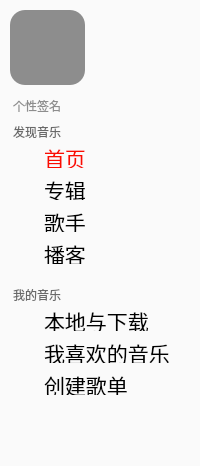
       <widget class="QFrame" name="frame_3">
        <property name="minimumSize">
         <size>
          <width>200</width>
          <height>0</height>
         </size>
        </property>
        <property name="styleSheet">
         <string notr="true">background-color:rgb(250,250,250);border-radius:10;</string>
        </property>
        <property name="frameShape">
         <enum>QFrame::StyledPanel</enum>
        </property>
        <property name="frameShadow">
         <enum>QFrame::Raised</enum>
        </property>
        <layout class="QVBoxLayout" name="verticalLayout_2">
         <property name="leftMargin">
          <number>0</number>
         </property>
         <property name="topMargin">
          <number>0</number>
         </property>
         <property name="rightMargin">
          <number>0</number>
         </property>
         <property name="bottomMargin">
          <number>0</number>
         </property>
         <item>
          <layout class="QVBoxLayout" name="verticalLayout_6">
           <item>
            <widget class="QLabel" name="label">
             <property name="minimumSize">
              <size>
               <width>90</width>
               <height>90</height>
              </size>
             </property>
             <property name="maximumSize">
              <size>
               <width>90</width>
               <height>90</height>
              </size>
             </property>
             <property name="styleSheet">
              <string notr="true">border-radius:15;
background-color: rgb(141,141,141);
margin:10 5 5 10;</string>
             </property>
             <property name="text">
              <string/>
             </property>
             <property name="margin">
              <number>0</number>
             </property>
            </widget>
           </item>
           <item>
            <widget class="QLabel" name="label_2">
             <property name="minimumSize">
              <size>
               <width>200</width>
               <height>20</height>
              </size>
             </property>
             <property name="maximumSize">
              <size>
               <width>200</width>
               <height>20</height>
              </size>
             </property>
             <property name="styleSheet">
              <string notr="true">margin-left:10;
color:rgb(141,141,141);</string>
             </property>
             <property name="text">
              <string>个性签名</string>
             </property>
            </widget>
           </item>
          </layout>
         </item>
         <item>
          <layout class="QHBoxLayout" name="horizontalLayout_22">
           <item>
            <widget class="QLabel" name="label_26">
             <property name="minimumSize">
              <size>
               <width>200</width>
               <height>20</height>
              </size>
             </property>
             <property name="maximumSize">
              <size>
               <width>200</width>
               <height>20</height>
              </size>
             </property>
             <property name="styleSheet">
              <string notr="true">margin-left:10;
color:rgb(105,105,105);</string>
             </property>
             <property name="text">
              <string>发现音乐</string>
             </property>
            </widget>
           </item>
          </layout>
         </item>
         <item>
          <layout class="QVBoxLayout" name="verticalLayout_12">
           <item>
            <layout class="QHBoxLayout" name="horizontalLayout_15">
             <item>
              <widget class="QLabel" name="label_5">
               <property name="minimumSize">
                <size>
                 <width>30</width>
                 <height>20</height>
                </size>
               </property>
               <property name="maximumSize">
                <size>
                 <width>30</width>
                 <height>20</height>
                </size>
               </property>
               <property name="styleSheet">
                <string notr="true">margin-left:10;
image: url(:/icon/res/home-2.png);
</string>
               </property>
               <property name="text">
                <string/>
               </property>
              </widget>
             </item>
             <item>
              <widget class="QLabel" name="label_4">
               <property name="minimumSize">
                <size>
                 <width>150</width>
                 <height>20</height>
                </size>
               </property>
               <property name="maximumSize">
                <size>
                 <width>150</width>
                 <height>20</height>
                </size>
               </property>
               <property name="font">
                <font>
                 <pointsize>16</pointsize>
                </font>
               </property>
               <property name="styleSheet">
                <string notr="true">
color:rgb(250,13,1);</string>
               </property>
               <property name="text">
                <string>首页</string>
               </property>
              </widget>
             </item>
            </layout>
           </item>
           <item>
            <spacer name="verticalSpacer_3">
             <property name="orientation">
              <enum>Qt::Vertical</enum>
             </property>
             <property name="sizeType">
              <enum>QSizePolicy::Fixed</enum>
             </property>
             <property name="sizeHint" stdset="0">
              <size>
               <width>20</width>
               <height>6</height>
              </size>
             </property>
            </spacer>
           </item>
           <item>
            <layout class="QHBoxLayout" name="horizontalLayout_10">
             <item>
              <widget class="QLabel" name="label_7">
               <property name="minimumSize">
                <size>
                 <width>30</width>
                 <height>20</height>
                </size>
               </property>
               <property name="maximumSize">
                <size>
                 <width>30</width>
                 <height>20</height>
                </size>
               </property>
               <property name="styleSheet">
                <string notr="true">margin-left:10;
image: url(:/icon/res/explain.png);
</string>
               </property>
               <property name="text">
                <string/>
               </property>
              </widget>
             </item>
             <item>
              <widget class="QLabel" name="label_6">
               <property name="minimumSize">
                <size>
                 <width>150</width>
                 <height>20</height>
                </size>
               </property>
               <property name="maximumSize">
                <size>
                 <width>150</width>
                 <height>20</height>
                </size>
               </property>
               <property name="font">
                <font>
                 <pointsize>16</pointsize>
                </font>
               </property>
               <property name="styleSheet">
                <string notr="true">color:black;</string>
               </property>
               <property name="text">
                <string>专辑</string>
               </property>
              </widget>
             </item>
            </layout>
           </item>
           <item>
            <spacer name="verticalSpacer_4">
             <property name="orientation">
              <enum>Qt::Vertical</enum>
             </property>
             <property name="sizeType">
              <enum>QSizePolicy::Fixed</enum>
             </property>
             <property name="sizeHint" stdset="0">
              <size>
               <width>6</width>
               <height>6</height>
              </size>
             </property>
            </spacer>
           </item>
           <item>
            <layout class="QHBoxLayout" name="horizontalLayout_9">
             <item>
              <widget class="QLabel" name="label_16">
               <property name="minimumSize">
                <size>
                 <width>30</width>
                 <height>20</height>
                </size>
               </property>
               <property name="maximumSize">
                <size>
                 <width>30</width>
                 <height>20</height>
                </size>
               </property>
               <property name="styleSheet">
                <string notr="true">margin-left:10;
image: url(:/icon/res/user.png);
</string>
               </property>
               <property name="text">
                <string/>
               </property>
              </widget>
             </item>
             <item>
              <widget class="QLabel" name="label_15">
               <property name="minimumSize">
                <size>
                 <width>150</width>
                 <height>20</height>
                </size>
               </property>
               <property name="maximumSize">
                <size>
                 <width>150</width>
                 <height>20</height>
                </size>
               </property>
               <property name="font">
                <font>
                 <pointsize>16</pointsize>
                </font>
               </property>
               <property name="styleSheet">
                <string notr="true">color:black;</string>
               </property>
               <property name="text">
                <string>歌手</string>
               </property>
              </widget>
             </item>
            </layout>
           </item>
           <item>
            <spacer name="verticalSpacer_5">
             <property name="orientation">
              <enum>Qt::Vertical</enum>
             </property>
             <property name="sizeType">
              <enum>QSizePolicy::Fixed</enum>
             </property>
             <property name="sizeHint" stdset="0">
              <size>
               <width>20</width>
               <height>6</height>
              </size>
             </property>
            </spacer>
           </item>
           <item>
            <layout class="QHBoxLayout" name="horizontalLayout_19">
             <item>
              <widget class="QLabel" name="label_18">
               <property name="minimumSize">
                <size>
                 <width>30</width>
                 <height>20</height>
                </size>
               </property>
               <property name="maximumSize">
                <size>
                 <width>30</width>
                 <height>20</height>
                </size>
               </property>
               <property name="styleSheet">
                <string notr="true">margin-left:10;
image: url(:/icon/res/mic.png);</string>
               </property>
               <property name="text">
                <string/>
               </property>
              </widget>
             </item>
             <item>
              <widget class="QLabel" name="label_17">
               <property name="minimumSize">
                <size>
                 <width>150</width>
                 <height>20</height>
                </size>
               </property>
               <property name="maximumSize">
                <size>
                 <width>150</width>
                 <height>20</height>
                </size>
               </property>
               <property name="font">
                <font>
                 <pointsize>16</pointsize>
                </font>
               </property>
               <property name="styleSheet">
                <string notr="true">color:black;</string>
               </property>
               <property name="text">
                <string>播客</string>
               </property>
              </widget>
             </item>
            </layout>
           </item>
           <item>
            <spacer name="verticalSpacer_2">
             <property name="orientation">
              <enum>Qt::Vertical</enum>
             </property>
             <property name="sizeType">
              <enum>QSizePolicy::Fixed</enum>
             </property>
             <property name="sizeHint" stdset="0">
              <size>
               <width>20</width>
               <height>15</height>
              </size>
             </property>
            </spacer>
           </item>
           <item>
            <layout class="QHBoxLayout" name="horizontalLayout_6">
             <item>
              <widget class="QLabel" name="label_25">
               <property name="minimumSize">
                <size>
                 <width>200</width>
                 <height>20</height>
                </size>
               </property>
               <property name="maximumSize">
                <size>
                 <width>200</width>
                 <height>20</height>
                </size>
               </property>
               <property name="styleSheet">
                <string notr="true">margin-left:10;
color:rgb(105,105,105);</string>
               </property>
               <property name="text">
                <string>我的音乐</string>
               </property>
              </widget>
             </item>
            </layout>
           </item>
           <item>
            <layout class="QHBoxLayout" name="horizontalLayout_18">
             <item>
              <widget class="QLabel" name="label_20">
               <property name="sizePolicy">
                <sizepolicy hsizetype="Preferred" vsizetype="Preferred">
                 <horstretch>0</horstretch>
                 <verstretch>0</verstretch>
                </sizepolicy>
               </property>
               <property name="minimumSize">
                <size>
                 <width>30</width>
                 <height>20</height>
                </size>
               </property>
               <property name="maximumSize">
                <size>
                 <width>30</width>
                 <height>20</height>
                </size>
               </property>
               <property name="styleSheet">
                <string notr="true">margin-left:10;
image: url(:/icon/res/download.png);</string>
               </property>
               <property name="text">
                <string/>
               </property>
              </widget>
             </item>
             <item>
              <widget class="QLabel" name="label_19">
               <property name="minimumSize">
                <size>
                 <width>150</width>
                 <height>20</height>
                </size>
               </property>
               <property name="maximumSize">
                <size>
                 <width>150</width>
                 <height>20</height>
                </size>
               </property>
               <property name="font">
                <font>
                 <pointsize>16</pointsize>
                </font>
               </property>
               <property name="styleSheet">
                <string notr="true">color:black;</string>
               </property>
               <property name="text">
                <string>本地与下载</string>
               </property>
              </widget>
             </item>
            </layout>
           </item>
           <item>
            <spacer name="verticalSpacer_6">
             <property name="orientation">
              <enum>Qt::Vertical</enum>
             </property>
             <property name="sizeType">
              <enum>QSizePolicy::Fixed</enum>
             </property>
             <property name="sizeHint" stdset="0">
              <size>
               <width>20</width>
               <height>6</height>
              </size>
             </property>
            </spacer>
           </item>
           <item>
            <layout class="QHBoxLayout" name="horizontalLayout_17">
             <item>
              <widget class="QLabel" name="label_21">
               <property name="minimumSize">
                <size>
                 <width>30</width>
                 <height>20</height>
                </size>
               </property>
               <property name="maximumSize">
                <size>
                 <width>30</width>
                 <height>20</height>
                </size>
               </property>
               <property name="styleSheet">
                <string notr="true">margin-left:10;
image: url(:/icon/res/fabulous.png);</string>
               </property>
               <property name="text">
                <string/>
               </property>
              </widget>
             </item>
             <item>
              <widget class="QLabel" name="label_3">
               <property name="minimumSize">
                <size>
                 <width>150</width>
                 <height>20</height>
                </size>
               </property>
               <property name="maximumSize">
                <size>
                 <width>150</width>
                 <height>20</height>
                </size>
               </property>
               <property name="font">
                <font>
                 <pointsize>16</pointsize>
                </font>
               </property>
               <property name="styleSheet">
                <string notr="true">color:black;</string>
               </property>
               <property name="text">
                <string>我喜欢的音乐</string>
               </property>
              </widget>
             </item>
            </layout>
           </item>
           <item>
            <spacer name="verticalSpacer_7">
             <property name="orientation">
              <enum>Qt::Vertical</enum>
             </property>
             <property name="sizeType">
              <enum>QSizePolicy::Fixed</enum>
             </property>
             <property name="sizeHint" stdset="0">
              <size>
               <width>20</width>
               <height>6</height>
              </size>
             </property>
            </spacer>
           </item>
           <item>
            <layout class="QHBoxLayout" name="horizontalLayout_38" stretch="0,0">
             <property name="sizeConstraint">
              <enum>QLayout::SetDefaultConstraint</enum>
             </property>
             <property name="leftMargin">
              <number>0</number>
             </property>
             <property name="topMargin">
              <number>0</number>
             </property>
             <item>
              <widget class="QLabel" name="label_23">
               <property name="minimumSize">
                <size>
                 <width>30</width>
                 <height>20</height>
                </size>
               </property>
               <property name="maximumSize">
                <size>
                 <width>30</width>
                 <height>20</height>
                </size>
               </property>
               <property name="styleSheet">
                <string notr="true">margin-left:10;
image: url(:/icon/res/add-bold.png);</string>
               </property>
               <property name="text">
                <string/>
               </property>
              </widget>
             </item>
             <item>
              <widget class="QLabel" name="label_22">
               <property name="minimumSize">
                <size>
                 <width>150</width>
                 <height>20</height>
                </size>
               </property>
               <property name="maximumSize">
                <size>
                 <width>150</width>
                 <height>20</height>
                </size>
               </property>
               <property name="font">
                <font>
                 <pointsize>16</pointsize>
                </font>
               </property>
               <property name="styleSheet">
                <string notr="true">color:black;</string>
               </property>
               <property name="text">
                <string>创建歌单</string>
               </property>
              </widget>
             </item>
            </layout>
           </item>
           <item>
            <spacer name="verticalSpacer">
             <property name="orientation">
              <enum>Qt::Vertical</enum>
             </property>
             <property name="sizeHint" stdset="0">
              <size>
               <width>20</width>
               <height>40</height>
              </size>
             </property>
            </spacer>
           </item>
           <item>
            <layout class="QHBoxLayout" name="horizontalLayout_16">
             <item>
              <widget class="QLabel" name="label_47">
               <property name="minimumSize">
                <size>
                 <width>35</width>
                 <height>25</height>
                </size>
               </property>
               <property name="maximumSize">
                <size>
                 <width>25</width>
                 <height>25</height>
                </size>
               </property>
               <property name="styleSheet">
                <string notr="true">image: url(:/icon/res/sign-out.png);margin-left:10;margin-bottom:5;
</string>
               </property>
               <property name="text">
                <string/>
               </property>
              </widget>
             </item>
             <item>
              <widget class="QLabel" name="label_46">
               <property name="minimumSize">
                <size>
                 <width>35</width>
                 <height>25</height>
                </size>
               </property>
               <property name="maximumSize">
                <size>
                 <width>25</width>
                 <height>25</height>
                </size>
               </property>
               <property name="styleSheet">
                <string notr="true">image: url(:/icon/res/setting.png);margin-right:10;margin-bottom:5;</string>
               </property>
               <property name="text">
                <string/>
               </property>
              </widget>
             </item>
             <item>
              <spacer name="horizontalSpacer">
               <property name="orientation">
                <enum>Qt::Horizontal</enum>
               </property>
               <property name="sizeHint" stdset="0">
                <size>
                 <width>40</width>
                 <height>20</height>
                </size>
               </property>
              </spacer>
             </item>
            </layout>
           </item>
          </layout>
         </item>
        </layout>
       </widget>
